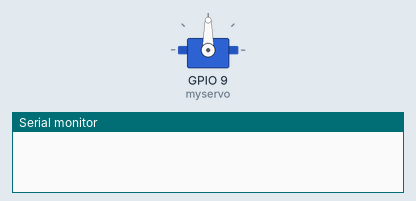
Simulated run of this sketch. Board: ESP32. On the bench: servo, the last lines printed to the serial monitor.

Above: at 0.0 s.
At 9.1 s:
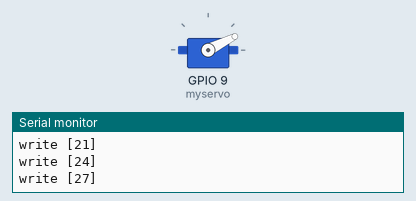
At 19.1 s:
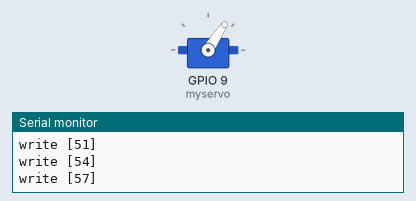
At 39.1 s:
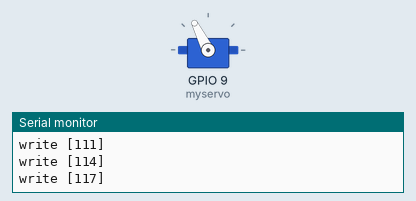
Timing chart, 0 to 40.0 s (numbered marks = the images above):
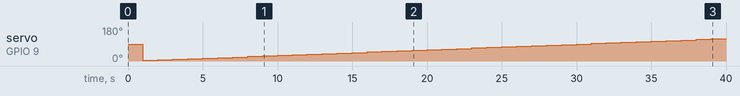

The sketch:

EX2-3_SERVO.ino
```cpp
#include <Servo.h>
#define ard_log Serial.printf

int i;
Servo myservo;

void setup() {
    Serial.begin(115200);
    myservo.attach(9);
    myservo.write(90);
}

void loop() {
    delay(1000);
    i += 3;
    if (i == 180)
        i = 0;
    myservo.write(i);
    ard_log("write [%d]\n", i);
}
```

Measured:
- by itself, servo on GPIO 9 (myservo): 90° → 3° at 1.0 s, → 6° 1.0 s later, → 9° 1.0 s later, → 12° 1.0 s later, … (39 changes in this stretch)
